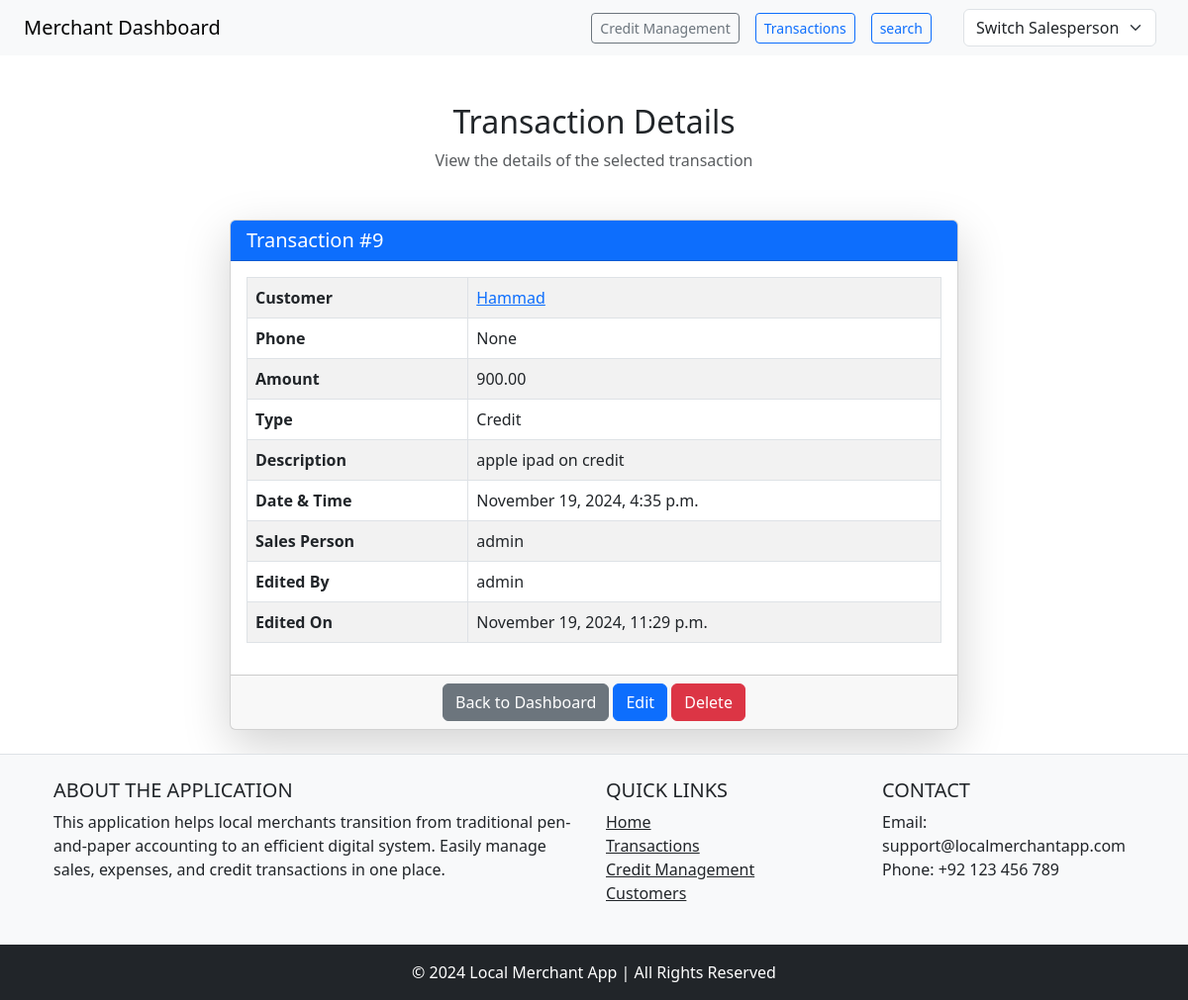
/transactions/9/, run on an earlier commit of the app's database.
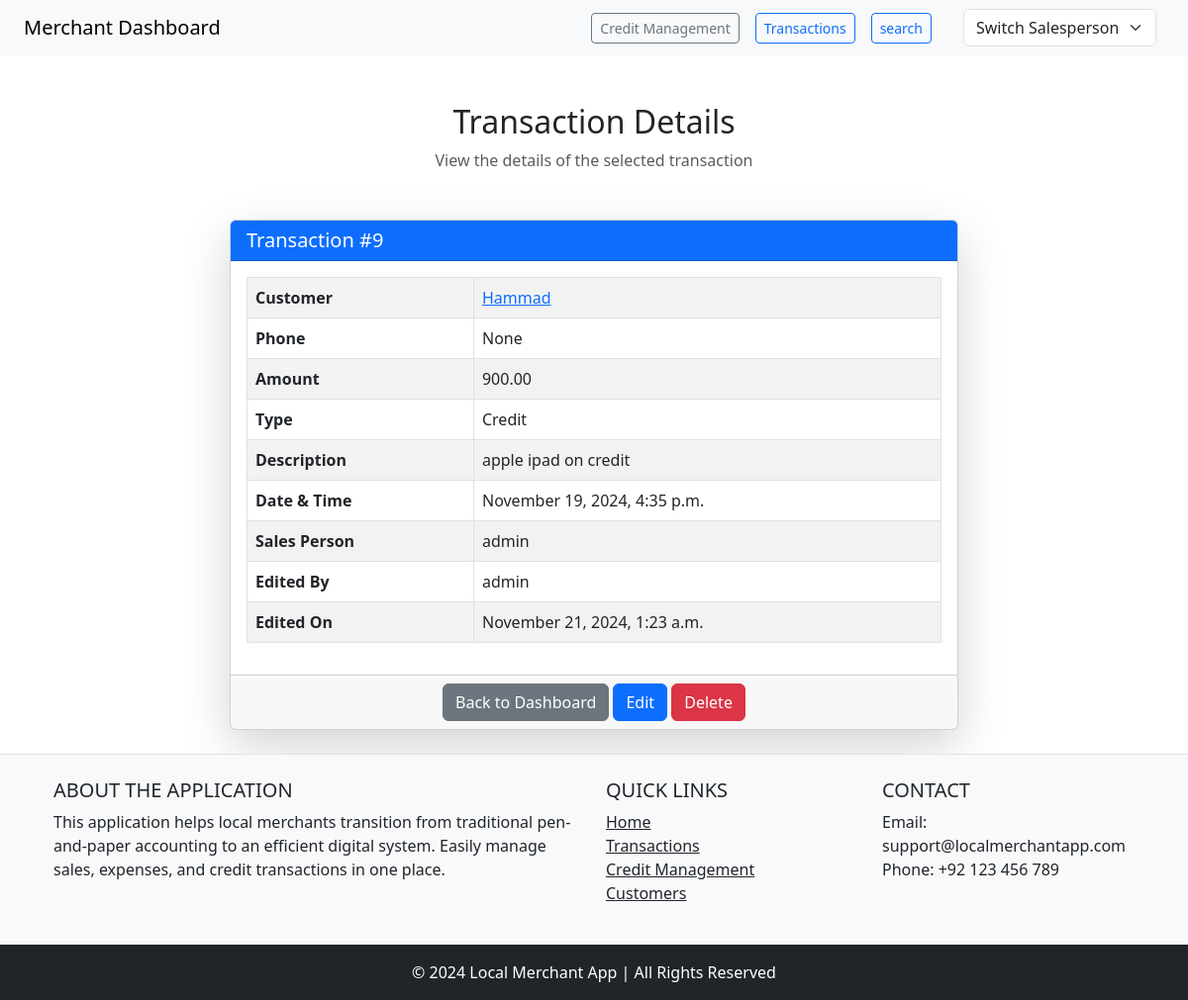
And on a later commit of the database.
### accounts/models.py (models this page shows, shortened)
class Transaction (models.Model):
    TRANSACTION_TYPES = [
        ('sale', 'Sale'),
        ('expense', 'Expense'),
        ('credit', 'Credit'),
    ]
    id = models.AutoField(primary_key=True)
    type = models.CharField(max_length=10, choices=TRANSACTION_TYPES)
    amount = models.DecimalField(max_digits=10, decimal_places=2)
    customer = models.ForeignKey(Customer, on_delete=models.CASCADE)
    date_time = models.DateTimeField(auto_now_add=True)
    description = models.TextField(null=True, blank=True)
    salesperson = models.ForeignKey(
        User, null=True, blank=True, on_delete=models.CASCADE,
        related_name='transactions_as_salesperson')
    edited_on = models.DateTimeField(auto_now=True)
    edited_by = models.ForeignKey(
        User, null=True, blank=True, on_delete=models.CASCADE,
        related_name='transactions_as_edited_by'
    )
    is_edited = models.BooleanField(default=False)
    is_paid = models.BooleanField(default=False)
    payment_date = models.DateTimeField(null=True, blank=True)
    paid_amount = models.DecimalField(
        max_digits=10, decimal_places=2, default=0)

class Customer(models.Model):
    id = models.AutoField(primary_key=True)
    name = models.CharField(max_length=100)
    phone = models.CharField(max_length=15, blank=True, null=True)
    created_on = models.DateTimeField(auto_now_add=True)
    updated_on = models.DateTimeField(auto_now=True)
    outstanding_balance = models.DecimalField(
        max_digits=10, decimal_places=2, default=0.00)

### merchants_app/views.py (the view)
# urls.py: path('transactions/<int:id>/', transaction_details,
def transaction_details(request, id):
    transaction = get_object_or_404(Transaction, id=id)
    context = {
        'transaction': transaction,
    }
    return render(request, 'transaction_details.html', context)

### merchants_app/context_processor.py (called while the page is built)
def salespersons(request):
    if request.user.is_authenticated:  # Only add this context for logged-in users
        return {
            'salespersons': User.objects.all()
        }
    return {}

### accounts/templates/transaction_details.html (shortened to what this page needs)
{% extends 'base.html' %}
{% block content %}
<div class="container my-5">
    <h2 class="text-center">Transaction Details</h2>
    <p class="text-center text-muted">View the details of the selected transaction</p>
</div>
<div class="container">
    <div class="row justify-content-center">
        <div class="col-md-8">
            <div class="card shadow-lg">
                <div class="card-header bg-primary text-white">
                    <h5 class="card-title mb-0">Transaction #{{ transaction.id }}</h5>
                </div>
                <div class="card-body">
                    <table class="table table-striped table-bordered">
                        <tbody>
                            <tr>
                                <th>Customer</th>
                                <td><a href="{% url 'customer_details' transaction.customer.id %}">
                                        {{ transaction.customer.name }}</a></td>
                            </tr>
                            <tr>
                                <th>Phone</th>
                                <td>{{ transaction.customer.phone }}</td>
                            </tr>
                            <tr>
                                <th>Amount</th>
                                <td>{{ transaction.amount }}</td>
                            </tr>
                            <tr>
                                <th>Type</th>
                                <td>{{ transaction.get_type_display }}</td>
                            </tr>
                            <tr>
                                <th>Description</th>
                                <td>{{ transaction.description }}</td>
                            </tr>
                            <tr>
                                <th>Date & Time</th>
                                <td>{{ transaction.date_time|date:"F j, Y, g:i a" }}</td>
                            </tr>
                            <tr>
                                <th>Sales Person</th>
                                <td>{{ transaction.salesperson.username }}</td>
                            </tr>
                            {% if transaction.edited_by and transaction.edited_on %}
                            <tr>
                                <th>Edited By</th>
                                <td>{{ transaction.edited_by.username }}</td>
                            </tr>
                            <tr>
                                <th>Edited On</th>
                                <td>{{ transaction.edited_on|date:"F j, Y, g:i a" }}</td>
                            </tr>
                            {% endif %}
                        </tbody>
                    </table>
                </div>
                <div class="card-footer text-muted text-center">
                    <a href="{% url 'dashboard' %}" class="btn btn-secondary">Back to Dashboard</a>
                    <a href="{% url 'edit_transaction' transaction.id %}" class="btn btn-primary">Edit</a>
                    <a href="{% url 'delete_transaction' transaction.id %}"
                        onclick="return confirm('Are you sure you want to delete this transaction?')"
                        class="btn btn-danger">Delete</a>
                </div>
            </div>
        </div>
    </div>
</div>
{% endblock %}

What changed in the data, as far as the page shows it:
changed Transaction "Credit": edited_on "November 19, 2024, 11:29 p.m." → "November 21, 2024, 1:23 a.m."
